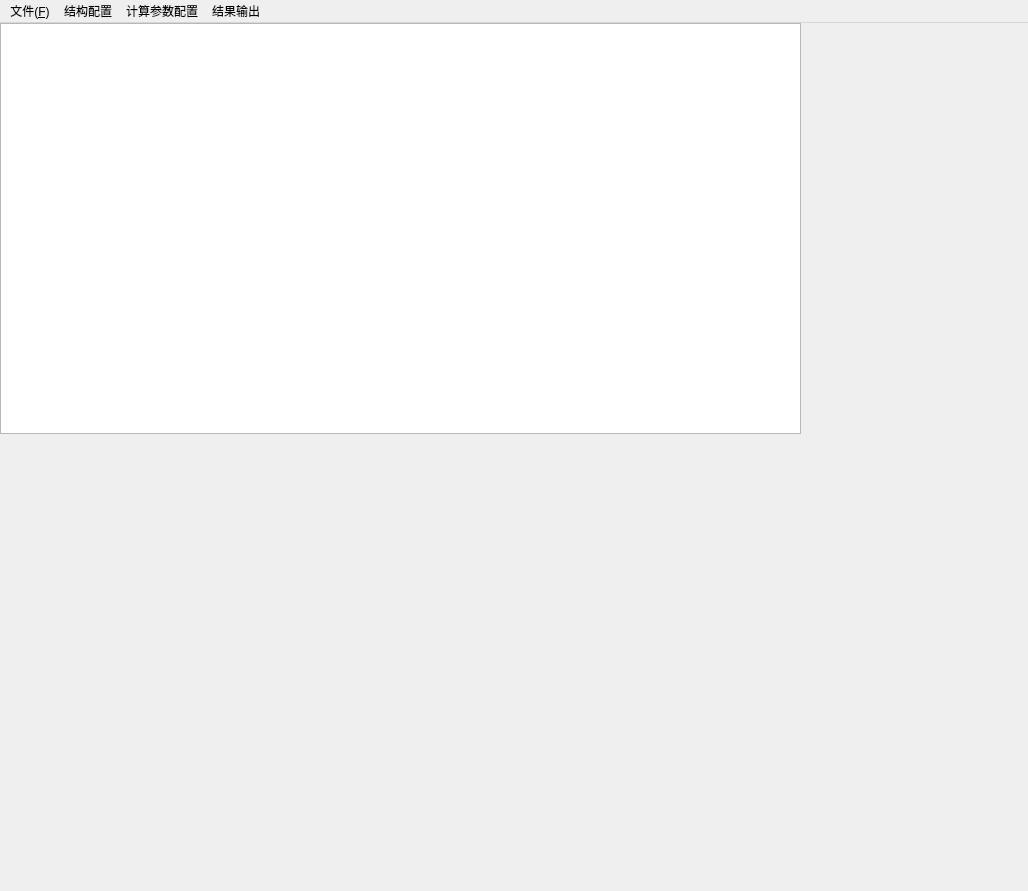
<?xml version="1.0" encoding="UTF-8"?>
<ui version="4.0">
 <class>MainWindow</class>
 <widget class="QMainWindow" name="MainWindow">
  <property name="geometry">
   <rect>
    <x>0</x>
    <y>0</y>
    <width>1028</width>
    <height>891</height>
   </rect>
  </property>
  <property name="windowTitle">
   <string>牵引供电系统计算软件</string>
  </property>
  <widget class="QWidget" name="centralWidget">
   <widget class="QTableWidget" name="tableWidget">
    <property name="geometry">
     <rect>
      <x>0</x>
      <y>0</y>
      <width>801</width>
      <height>411</height>
     </rect>
    </property>
   </widget>
  </widget>
  <widget class="QMenuBar" name="menuBar">
   <property name="geometry">
    <rect>
     <x>0</x>
     <y>0</y>
     <width>1028</width>
     <height>23</height>
    </rect>
   </property>
   <widget class="QMenu" name="menu">
    <property name="title">
     <string>文件(&amp;F)</string>
    </property>
    <addaction name="actionNew"/>
    <addaction name="actionOpen"/>
    <addaction name="actionSave"/>
    <addaction name="actionSaveas"/>
    <addaction name="separator"/>
    <addaction name="actionExamples"/>
    <addaction name="separator"/>
    <addaction name="actionPrint"/>
    <addaction name="action_source_lines"/>
   </widget>
   <widget class="QMenu" name="menu_2">
    <property name="title">
     <string>结构配置</string>
    </property>
    <addaction name="actionSetlines"/>
   </widget>
   <widget class="QMenu" name="menu_4">
    <property name="title">
     <string>计算参数配置</string>
    </property>
    <addaction name="actionpeizhi"/>
   </widget>
   <widget class="QMenu" name="menu_3">
    <property name="title">
     <string>结果输出</string>
    </property>
    <addaction name="actionshuchu"/>
   </widget>
   <addaction name="menu"/>
   <addaction name="menu_2"/>
   <addaction name="menu_4"/>
   <addaction name="menu_3"/>
  </widget>
  <action name="actionNew">
   <property name="text">
    <string>新建(&amp;N)</string>
   </property>
   <property name="statusTip">
    <string>新建文件</string>
   </property>
   <property name="shortcut">
    <string>Ctrl+C</string>
   </property>
  </action>
  <action name="actionOpen">
   <property name="text">
    <string>打开(&amp;O)</string>
   </property>
   <property name="statusTip">
    <string>打开文件</string>
   </property>
   <property name="shortcut">
    <string>Ctrl+O</string>
   </property>
  </action>
  <action name="actionSave">
   <property name="text">
    <string>保存(&amp;S)</string>
   </property>
   <property name="statusTip">
    <string>保存线路设置</string>
   </property>
   <property name="shortcut">
    <string>Ctrl+S</string>
   </property>
  </action>
  <action name="actionSaveas">
   <property name="text">
    <string>另存为(&amp;A)</string>
   </property>
  </action>
  <action name="actionExamples">
   <property name="text">
    <string>示例(&amp;E）</string>
   </property>
   <property name="statusTip">
    <string>线路示例</string>
   </property>
   <property name="shortcut">
    <string>Ctrl+E</string>
   </property>
  </action>
  <action name="actionPrint">
   <property name="text">
    <string>打印(&amp;P）</string>
   </property>
   <property name="shortcut">
    <string>Ctrl+P</string>
   </property>
  </action>
  <action name="actionLinespara">
   <property name="text">
    <string>设置</string>
   </property>
   <property name="statusTip">
    <string>内部参数设置</string>
   </property>
   <property name="shortcut">
    <string>Ctrl+Alt+S</string>
   </property>
  </action>
  <action name="actionHlink">
   <property name="text">
    <string>横向连接元件</string>
   </property>
   <property name="statusTip">
    <string>横向连接元件参数设置</string>
   </property>
   <property name="shortcut">
    <string>Ctrl+Alt+S</string>
   </property>
  </action>
  <action name="actionLinespara_2">
   <property name="text">
    <string>导线参数</string>
   </property>
   <property name="statusTip">
    <string>导线参数设置</string>
   </property>
  </action>
  <action name="actionHlink_2">
   <property name="text">
    <string>横向连接元件参数</string>
   </property>
   <property name="statusTip">
    <string>横向连接元件参数设置</string>
   </property>
  </action>
  <action name="actionSetlines">
   <property name="text">
    <string>线路配置</string>
   </property>
  </action>
  <action name="actionLinespara_4">
   <property name="text">
    <string>导线参数</string>
   </property>
  </action>
  <action name="actionElementpara">
   <property name="text">
    <string>横向元件参数</string>
   </property>
  </action>
  <action name="actionM">
   <property name="text">
    <string>大矩阵M</string>
   </property>
  </action>
  <action name="actionUI">
   <property name="text">
    <string>节点电压电流U、I</string>
   </property>
  </action>
  <action name="actionZ">
   <property name="text">
    <string>短路阻抗Z</string>
   </property>
  </action>
  <action name="actionXiebo">
   <property name="text">
    <string>各次谐波</string>
   </property>
  </action>
  <action name="actionDuodao">
   <property name="text">
    <string>多导体阻抗矩阵</string>
   </property>
  </action>
  <action name="actionDaorong">
   <property name="text">
    <string>电容导纳</string>
   </property>
  </action>
  <action name="actionZhubianyaqi">
   <property name="text">
    <string>主变压器导纳矩阵</string>
   </property>
  </action>
  <action name="actionATdaona">
   <property name="text">
    <string>AT导纳矩阵</string>
   </property>
  </action>
  <action name="actionHengxianglianj">
   <property name="text">
    <string>横向连接线矩阵</string>
   </property>
  </action>
  <action name="actionGongdianbi_fenduan">
   <property name="text">
    <string>供电臂分段</string>
   </property>
  </action>
  <action name="actionF">
   <property name="text">
    <string>负荷（机车）导纳矩阵、电流矩阵</string>
   </property>
  </action>
  <action name="actionF_2">
   <property name="text">
    <string>故障（短路）导纳矩阵</string>
   </property>
  </action>
  <action name="actionF_3">
   <property name="text">
    <string>链式网络模型</string>
   </property>
  </action>
  <action name="action1">
   <property name="text">
    <string>接触网电压曲线</string>
   </property>
  </action>
  <action name="action2">
   <property name="text">
    <string>接触网电流曲线</string>
   </property>
  </action>
  <action name="action3">
   <property name="text">
    <string>钢轨电位曲线</string>
   </property>
  </action>
  <action name="action4">
   <property name="text">
    <string>大地回流曲线</string>
   </property>
  </action>
  <action name="action6">
   <property name="text">
    <string>短路阻抗曲线</string>
   </property>
  </action>
  <action name="action6_2">
   <property name="text">
    <string>谐波电压分布曲线</string>
   </property>
  </action>
  <action name="action7">
   <property name="text">
    <string>谐波电流分布曲线</string>
   </property>
  </action>
  <action name="action_source_lines">
   <property name="text">
    <string>原始导线参数管理</string>
   </property>
  </action>
  <action name="actionpeizhi">
   <property name="text">
    <string>配置</string>
   </property>
  </action>
  <action name="actionshuchu">
   <property name="text">
    <string>输出</string>
   </property>
  </action>
 </widget>
 <resources/>
 <connections/>
</ui>
